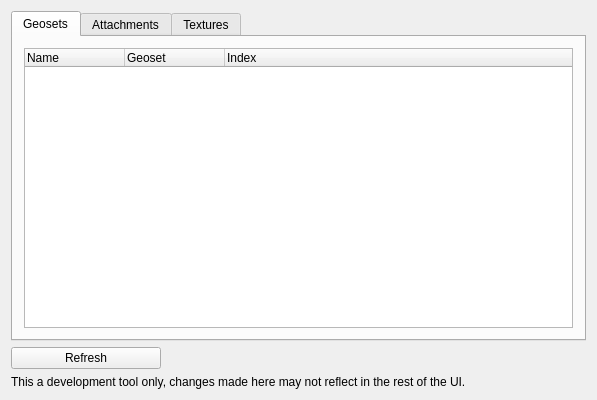
<?xml version="1.0" encoding="UTF-8"?>
<ui version="4.0">
 <class>DevToolsClass</class>
 <widget class="QMainWindow" name="DevToolsClass">
  <property name="geometry">
   <rect>
    <x>0</x>
    <y>0</y>
    <width>597</width>
    <height>400</height>
   </rect>
  </property>
  <property name="windowTitle">
   <string>DevTools</string>
  </property>
  <widget class="QWidget" name="centralWidget">
   <layout class="QVBoxLayout" name="verticalLayout">
    <item>
     <widget class="QTabWidget" name="tabWidget">
      <property name="currentIndex">
       <number>0</number>
      </property>
      <widget class="QWidget" name="tabGeosets">
       <attribute name="title">
        <string>Geosets</string>
       </attribute>
       <layout class="QVBoxLayout" name="verticalLayout_3">
        <item>
         <widget class="QTreeWidget" name="treeWidgetGeosets">
          <column>
           <property name="text">
            <string>Name</string>
           </property>
          </column>
          <column>
           <property name="text">
            <string>Geoset</string>
           </property>
          </column>
          <column>
           <property name="text">
            <string>Index</string>
           </property>
          </column>
         </widget>
        </item>
       </layout>
      </widget>
      <widget class="QWidget" name="tabAttachments">
       <attribute name="title">
        <string>Attachments</string>
       </attribute>
       <layout class="QVBoxLayout" name="verticalLayout_2">
        <item>
         <widget class="QTreeWidget" name="treeAttachments">
          <attribute name="headerVisible">
           <bool>true</bool>
          </attribute>
          <column>
           <property name="text">
            <string notr="true">File</string>
           </property>
          </column>
          <column>
           <property name="text">
            <string>Textures</string>
           </property>
          </column>
          <column>
           <property name="text">
            <string>Particles</string>
           </property>
          </column>
          <column>
           <property name="text">
            <string>Ribbons</string>
           </property>
          </column>
          <column>
           <property name="text">
            <string>Geosets</string>
           </property>
          </column>
         </widget>
        </item>
       </layout>
      </widget>
      <widget class="QWidget" name="tabTextures">
       <attribute name="title">
        <string>Textures</string>
       </attribute>
       <layout class="QVBoxLayout" name="verticalLayout_4">
        <item>
         <widget class="QListWidget" name="listWidgetTextures"/>
        </item>
       </layout>
      </widget>
     </widget>
    </item>
    <item>
     <widget class="QPushButton" name="pushButtonRefreshGeosets">
      <property name="maximumSize">
       <size>
        <width>150</width>
        <height>16777215</height>
       </size>
      </property>
      <property name="text">
       <string>Refresh</string>
      </property>
     </widget>
    </item>
    <item>
     <widget class="QLabel" name="label">
      <property name="text">
       <string>This a development tool only, changes made here may not reflect in the rest of the UI.</string>
      </property>
      <property name="wordWrap">
       <bool>true</bool>
      </property>
     </widget>
    </item>
   </layout>
  </widget>
 </widget>
 <layoutdefault spacing="6" margin="11"/>
 <resources/>
 <connections/>
</ui>
